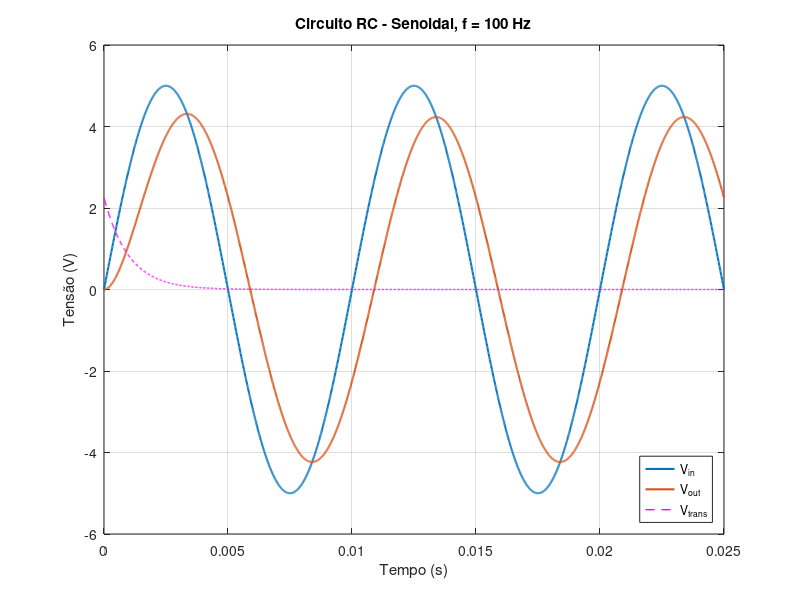

MATLAB code to generate this figure:
% circuito_RC_Laplace_seno1.m
% Simula resposta à senoide
% usando Vout(t) calculado via transformada
% inversa de Laplace
% Solução analítica
% Fernando Passold, em 16/08/2026

clear;
close all;

R = 1e3;
C = 1e-6;

Vm = 5;
f = 100;
w = 2*pi*f;
T = 1/f;
t_fim = 2.5*T;
t = 0:1e-5:t_fim;

Vin = Vm*sin(w*t);

% Solucao completa, considerando Vout(0) = 0
A = Vm*R*C*w/(1+(R*C*w)^2);

V_trans = A*exp(-t/(R*C));

Vout = V_trans ...
     + Vm/sqrt(1+(R*C*w)^2) ...
     .* sin(w*t - atan(R*C*w));

plot(t, Vin, 'LineWidth', 1.5);
hold on;
plot(t, Vout, 'LineWidth', 1.5);
plot(t, V_trans, 'm--', 'LineWidth', 1,2);
xlim([0 t_fim])

grid on;
xlabel('Tempo (s)');
ylabel('Tensão (V)');
legend('V_{in}', 'V_{out}', 'V_{trans}', 'location', 'southeast');
title('Circuito RC - Senoidal, f = 100 Hz');
